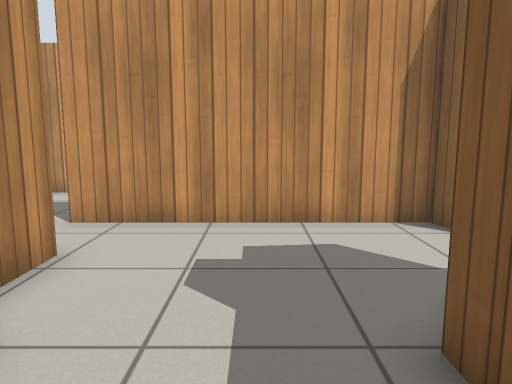
View 1 (above)

20 first-person views from a walk through a robot-simulator world made for Gazebo. The camera is 0.9 m above the floor, tilts 8° down and sees 70° across. The floor is counted in squares, 0.5 m on a side. Each view is taken from the middle of a square. On the plan, view 1 faces up. The plan holds only what a view shows up to about 18 squares ahead; the rest is blank. Gazebo's built-in surfaces are drawn with simple patterns.

View 2
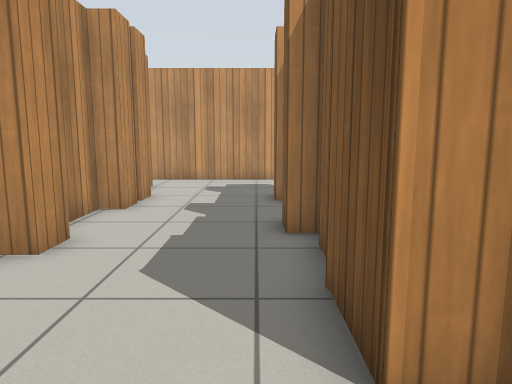

View 3
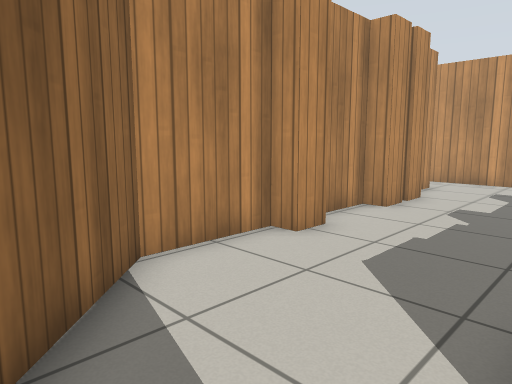

View 4
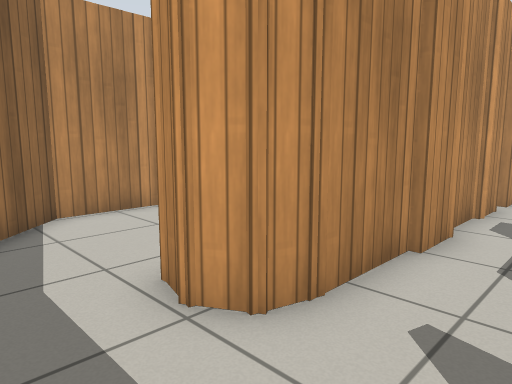

View 5
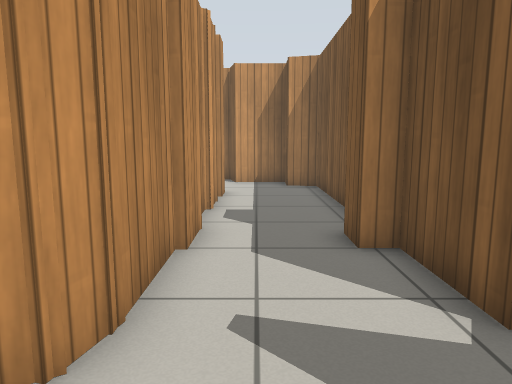

View 6
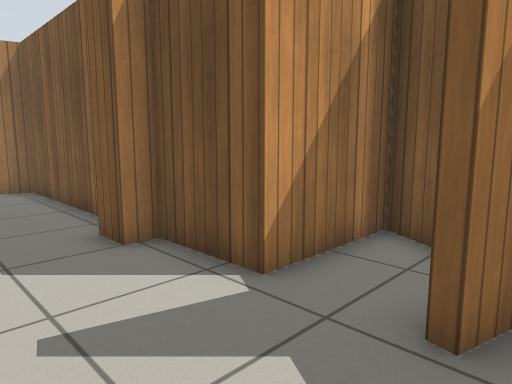

View 7
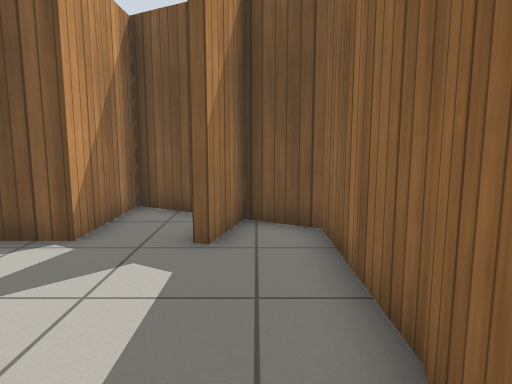

View 8
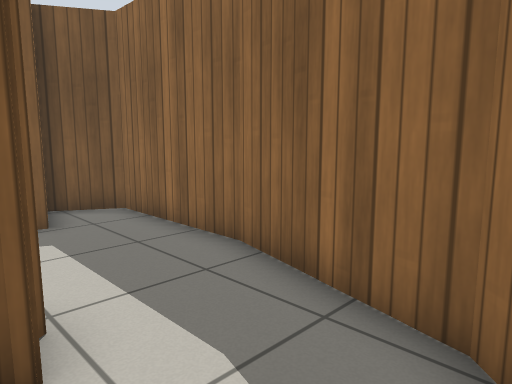

View 9
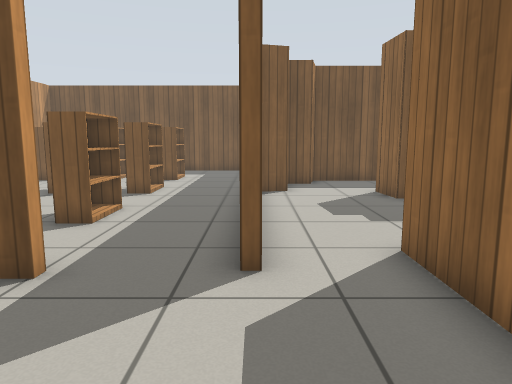

View 10
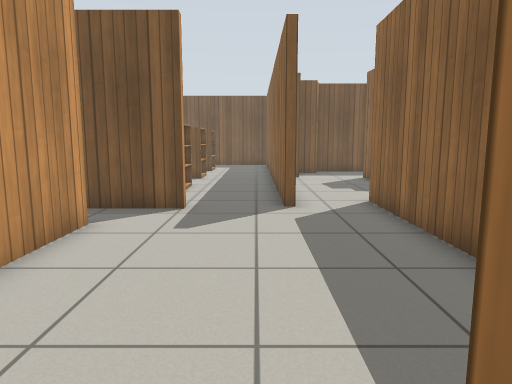

View 11
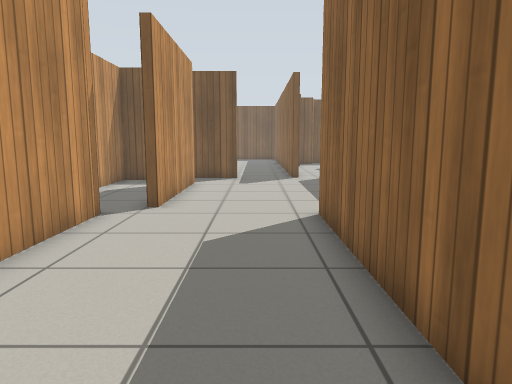

View 12
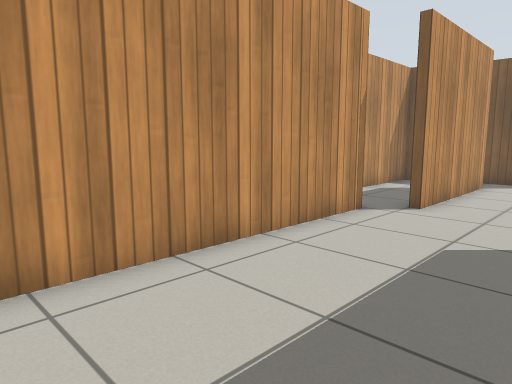

View 13
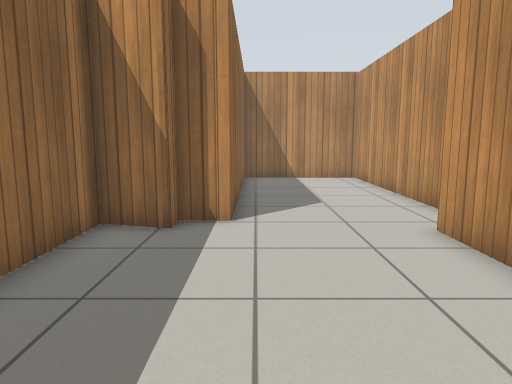

View 14
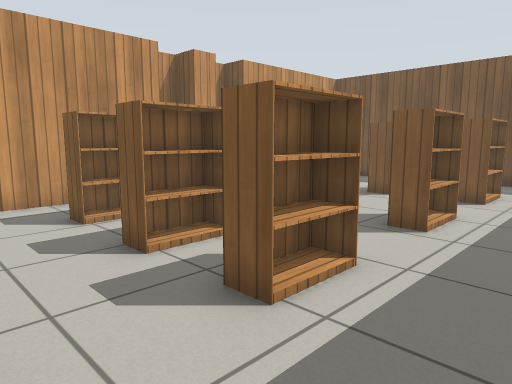

View 15
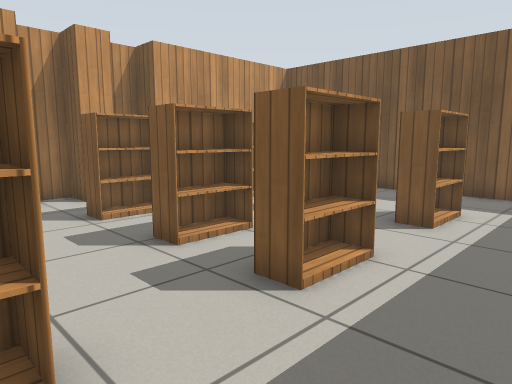

View 16
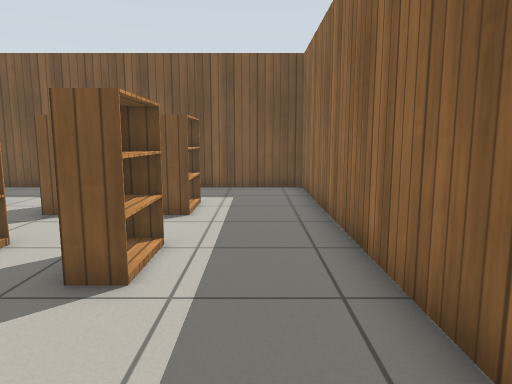

View 17
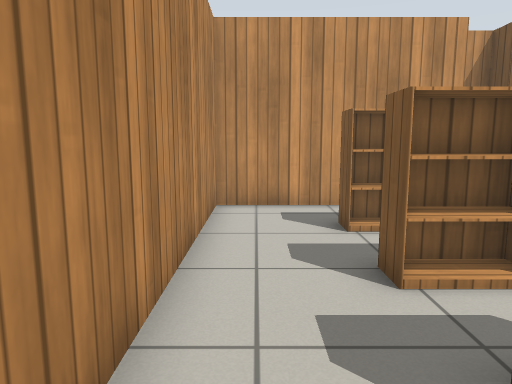

View 18
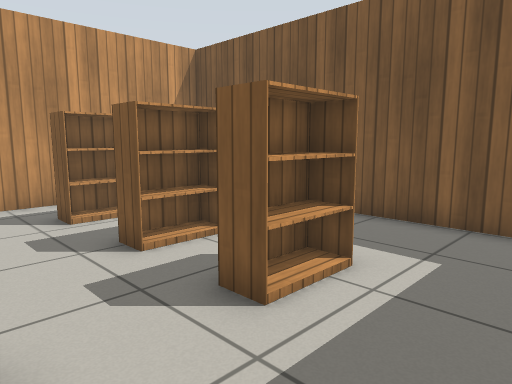

View 19
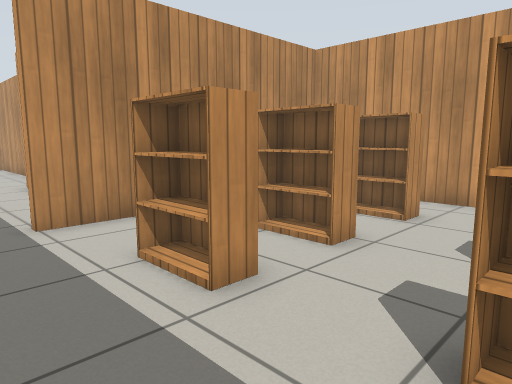

View 20
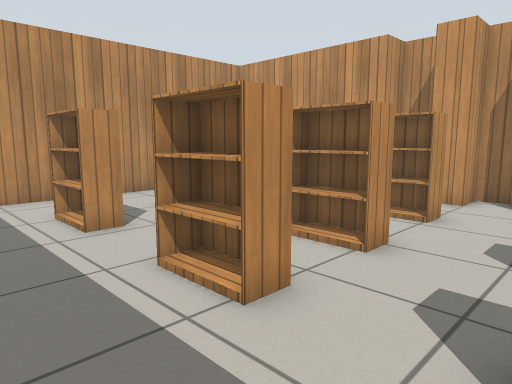

### Floor plan
Points are (right, up) in squares from view 1. A wall is a line through its corners. A room is listed if a view was taken in it or the views show most of it. See-through windows are left out.
Room 1 (views 1, 2, 3, 7, 8)
walls: (1.6, 1.9) (1.6, 3); (1.6, -2) (1.6, -1); (3.7, 0.6) (3.7, -0.9); (3.7, 1.9) (3.7, 0.9); (3.9, -1.7) (3.9, -3.1); (2.1, -3.6) (2.1, -2.9); (2.2, 3.6) (3.9, 3.7) (3.9, 2.6); (2.3, 3.7) (3.9, 3.7); (3.7, -3) (3.7, -5.9); (-2.4, -2.4) (-2.4, -3.4); (-3.2, 0.5) (-3.2, -1.4); (-2.4, 3) (-2.4, 0.5); (-3.2, -3.4) (-3.2, -6.4) (-0.2, -9.3) (3.8, -10.4); (3.7, -5.4) (3.5, -6.4); (7.4, -0.2) (7.4, 5.4) (6.3, 5.7) (6.3, 6.9) (4.1, 6.9) (3.8, 7.9) (-2.6, 7.9); (6.7, -3) (6.7, -2); (-3.2, 5.6) (-3.2, 4.2); (2.7, -6.8) (1.9, -6.6) (1.9, -4.8); (7.4, -5.7) (7.4, -3)
ways out: opening at (4.2, -7) to room 2; opening at (-3.5, 7) to room 3
Room 2 (views 4, 5, 6)
walls: (7.2, -8.3) (7.3, -7.8); (3.5, -6.4) (2.7, -6.8); (3.6, -10.4) (8.3, -10.4) (9.3, -8.6) (7.2, -8); (10, -7.5) (11, -5.7) (7.4, -5.7)
ways out: opening at (4.2, -7) to room 1
Room 3 (views 9, 10, 11, 12, 13)
walls: (-12.4, 7.3) (-12.8, 5.6) (-3.2, 5.6); (-13, 13.8) (-22.8, 13.8) (-22.8, 8.4) (-13.1, 8.4) (-13.1, 7.3) (-12.4, 7.3) (-12.4, 6.9); (-6.1, 12.7) (-12.2, 12.7); (-4.4, 10.9) (-4.4, 13.5); (-2.6, 7.9) (-4.1, 7.9)
ways out: opening at (-3.5, 7) to room 1; opening at (-4, 9.5) to room 4
Room 4 (views 14, 15, 16, 17, 18, 19, 20)
walls: (5, 20.1) (4, 20.1); (2.6, 20.1) (-4.1, 20.1) (-4.1, 10.9) (-4.4, 10.9); (-4.1, 8.2) (13.1, 8.2) (13.1, 20.1) (6.3, 20.1)
ways out: opening at (-4, 9.5) to room 3
objects: bookshelf (-1, 12) to (1, 12); bookshelf (-1, 14) to (1, 15); bookshelf (-1, 17) to (1, 18); bookshelf (3, 12) to (5, 12); bookshelf (3, 14) to (5, 15); bookshelf (3, 17) to (5, 18); bookshelf (8, 12) to (10, 12); bookshelf (8, 14) to (10, 15); bookshelf (8, 17) to (9, 18)

Where each view was taken, in squares from view 1:
view 1: 0 up, 0 right, facing up
view 2: 9 down, 1 right, facing up
view 3: 9 down, 2 right, facing up-left
view 4: 9 down, 6 right, facing up-left
view 5: 9 down, 5 right, facing up
view 6: 9 down, 4 right, facing up-right
view 7: 9 down, 1 right, facing right
view 8: 6 down, 1 left, facing down-right
view 9: 8 up, 9 left, facing right
view 10: 9 up, 14 left, facing right
view 11: 10 up, 22 left, facing right
view 12: 9 up, 22 left, facing up-right
view 13: 9 up, 5 left, facing left
view 14: 9 up, 4 left, facing up-right
view 15: 9 up, 0 right, facing up-right
view 16: 10 up, 1 left, facing right
view 17: 10 up, 3 left, facing up
view 18: 9 up, 5 right, facing up-right
view 19: 9 up, 4 right, facing up-left
view 20: 9 up, 8 right, facing up-left
